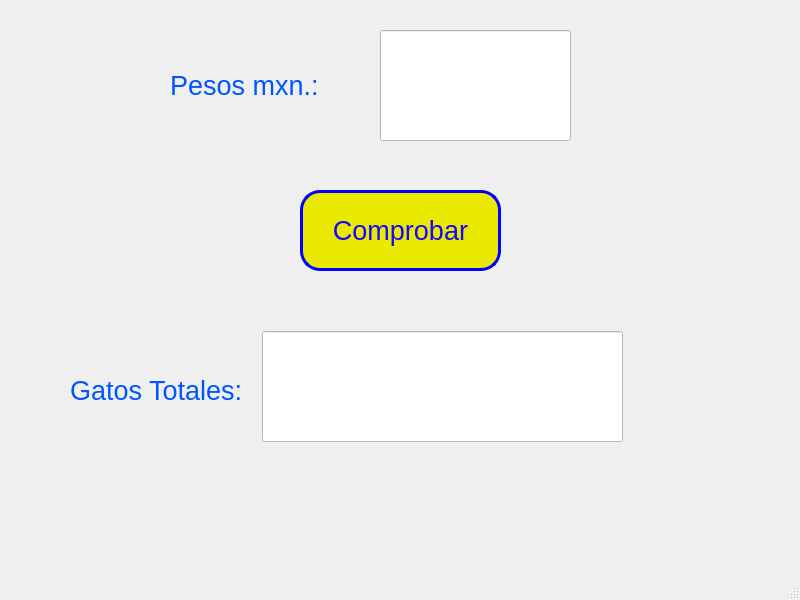
<?xml version="1.0" encoding="UTF-8"?>
<ui version="4.0">
 <class>MainWindow</class>
 <widget class="QMainWindow" name="MainWindow">
  <property name="geometry">
   <rect>
    <x>0</x>
    <y>0</y>
    <width>800</width>
    <height>600</height>
   </rect>
  </property>
  <property name="windowTitle">
   <string>MainWindow</string>
  </property>
  <property name="styleSheet">
   <string notr="true"/>
  </property>
  <widget class="QWidget" name="centralwidget">
   <widget class="QLineEdit" name="num1">
    <property name="geometry">
     <rect>
      <x>380</x>
      <y>30</y>
      <width>191</width>
      <height>111</height>
     </rect>
    </property>
    <property name="font">
     <font>
      <pointsize>48</pointsize>
     </font>
    </property>
    <property name="styleSheet">
     <string notr="true">background-color: rgb(255, 255, 255);</string>
    </property>
   </widget>
   <widget class="QPushButton" name="boton">
    <property name="geometry">
     <rect>
      <x>300</x>
      <y>190</y>
      <width>201</width>
      <height>81</height>
     </rect>
    </property>
    <property name="font">
     <font>
      <pointsize>20</pointsize>
     </font>
    </property>
    <property name="styleSheet">
     <string notr="true">background-color: rgb(234, 234, 0);
color: rgb(22, 6, 255);
border-radius:20px;
border: 3px solid blue;</string>
    </property>
    <property name="text">
     <string>Comprobar</string>
    </property>
   </widget>
   <widget class="QLineEdit" name="txt_resultado">
    <property name="geometry">
     <rect>
      <x>262</x>
      <y>331</y>
      <width>361</width>
      <height>111</height>
     </rect>
    </property>
    <property name="font">
     <font>
      <pointsize>48</pointsize>
     </font>
    </property>
    <property name="styleSheet">
     <string notr="true">background-color: rgb(255, 255, 255);</string>
    </property>
   </widget>
   <widget class="QLabel" name="label">
    <property name="geometry">
     <rect>
      <x>170</x>
      <y>60</y>
      <width>161</width>
      <height>51</height>
     </rect>
    </property>
    <property name="font">
     <font>
      <pointsize>20</pointsize>
     </font>
    </property>
    <property name="styleSheet">
     <string notr="true">Color: rgb(0, 85, 255);</string>
    </property>
    <property name="text">
     <string>Pesos mxn.:</string>
    </property>
   </widget>
   <widget class="QLabel" name="label_2">
    <property name="geometry">
     <rect>
      <x>70</x>
      <y>360</y>
      <width>171</width>
      <height>61</height>
     </rect>
    </property>
    <property name="font">
     <font>
      <pointsize>20</pointsize>
     </font>
    </property>
    <property name="styleSheet">
     <string notr="true">Color: rgb(0, 85, 255);</string>
    </property>
    <property name="text">
     <string>Gatos Totales:</string>
    </property>
   </widget>
  </widget>
  <widget class="QMenuBar" name="menubar">
   <property name="geometry">
    <rect>
     <x>0</x>
     <y>0</y>
     <width>800</width>
     <height>22</height>
    </rect>
   </property>
  </widget>
  <widget class="QStatusBar" name="statusbar"/>
 </widget>
 <resources/>
 <connections/>
</ui>
